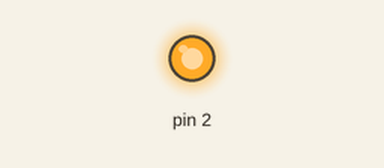
This sketch was run on a simulated Arduino Uno, built with avr-gcc and run on an emulated ATmega328P. Shown: output pins drawn as LEDs (lit = HIGH). At 1.0 s the program stops and its outputs stay as they are.

Above: at 0.1 s.
At 1.1 s:
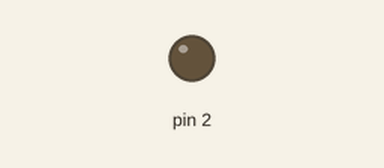
Timing chart, 0 to 2.5 s (numbered marks = the images above):
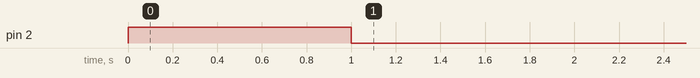

Measured:
- by itself, pin 2: LOW → HIGH at 0.00 s, → LOW 1.0 s later

The sketch:

firstSketch.ino
```cpp
void setup() {
    pinMode(2, OUTPUT);
}

void loop() {
    digitalWrite(2, HIGH);
    delay(1000);
    digitalWrite(2, LOW);
    // delay(0.09);
    exit(0);

}
```
